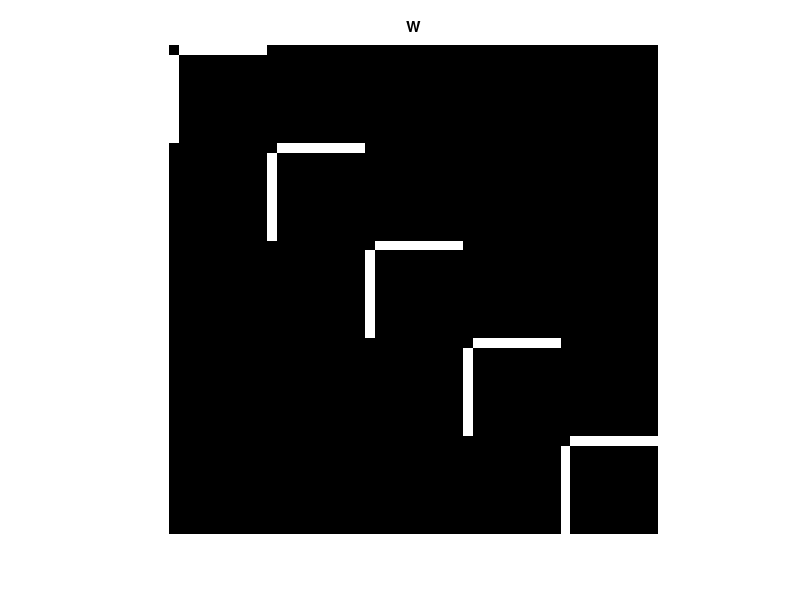

Write MATLAB code to recreate this figure.
%%%%%%%%%%%%%%%%%%%%%%%%%%%%%%%%%%%%%%%%%%%%%%%%%%%%%%%%%%%%%%%%%%%%
% Set up connectivity matrix W

% 1D ring network
% set network size n 
n = 50;

% %%%%%%%%%%%%%%%%%%%%%%%%%%%%%%%%%%%%%%%%%%%%%%%%%%%%%%%%%%%%
% % nearest neighbor coupling
% % set radius of connectivity crad, # of outgoing synapses per neuron =
% % 2*crad

% crad = 1;
% 
% W = zeros(n);
% for k=1:crad
%     W = W +diag(ones(n-k,1),k)+diag(ones(n-k,1),-k);
% end
% 
% % add synapses to end cells = periodic boundary conditions
% for k=crad:-1:1
%     for j=crad:-1:k
%         W(n-(j-k),k) = 1;
%         W(k,n-(j-k)) = 1;
%     end
% end
% clear crad j k
% %%%%%%%%%%%%%%%%%%%%%%%%%%%%%%%%%%%%%%%%%%%%%%%%%%%%%%%%%%%%%%%%%%%%%%

% %%%%%%%%%%%%%%%%%%%%%%%%%%%%%%%%%%%%%%%%%%%%%%%%%%%%%%%%%%%%%%%%%%%%%%
% % % % all-to-all coupling
% W = ones(n);
% W = W - diag(ones(n,1));
% %%%%%%%%%%%%%%%%%%%%%%%%%%%%%%%%%%%%%%%%%%%%%%%%%%%%%%%%%%%%%%%%%%%%%

% %%%%%%%%%%%%%%%%%%%%%%%%%%%%%%%%%%%%%%%%%%%%%%%%%%%%%%%%%%%%%%%%%%%%%%
% random sparse connectivity with 2*crad outgoing synapses per neuron
% start with all-to-all coupling and set n-2*crad synapses to zero
hub_count=5;
% hub_size = n/hub_count;

W = zeros(n);

% intra-hub
for i=1:5
    for j=1:9
        W((i-1)*10+j+1,1+10*(i-1)) = 1;
        W(1+10*(i-1),(i-1)*10+j+1) = 1;
    end
end

k = 0;

%inter-hub
for i=1:5
    for j=1:5
        if i ~= j
            W((i-1)*10+1,(j-1)*10+1) = k;
        end
    end
end
clear i j
% % % % % % 

% %%%%%%%%%%%%%%%%%%%%%%%%%%%%%%%%%%%%%%%%%%%%%%%%%%%%%%%%%%%%%%%%%%%%%%
% % random sparse connectivity with 2*crad outgoing synapses per neuron
% % start with all-to-all coupling and set n-2*crad synapses to zero
% crad=20;
% 
% W = ones(n);
% W = W - diag(ones(n,1));
% 
% %loop through rows of W
% for i=1:n
%     % randomly determine which synaptic connections to zero out
%     allconnects = randperm(n);
%     noconnect=allconnects(1:(n-1)-2*crad);
%     %Errorcheck so autapses are not included
%     checki=find(noconnect==i);
%     if ~isempty(checki)
%         noconnect(checki)=allconnects(n-2*crad+1);
%     end
%     % zero out synaptic connections
%     W(i,noconnect) = 0;
%     
% end
% clear crad allconnects noconnect checki i
% % % % % % 

imshow(W, 'InitialMagnification', 'fit');
% colormap([0 0 0; 1 1 1]);
title('W');

% %%%%%%%%%%%%%%%%%%%%%%%%%%%%%%%%%%%%%%%%%%%%%%%%%%%%%%%%%%%%%%%%%%%